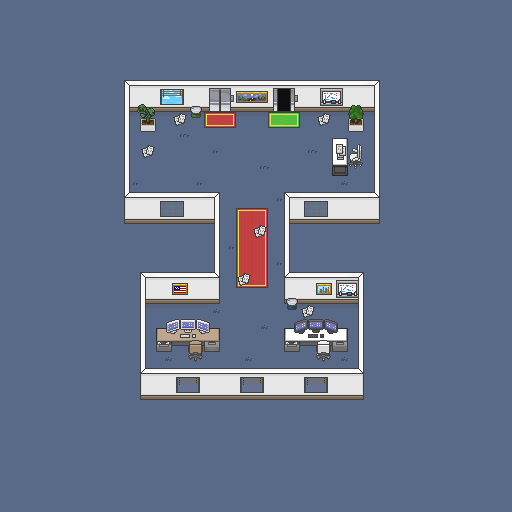

Rendered tile map (Tiled .tmx) drawn with the repository's tilesets; below, a short description and the map source with its tile grids summarised:
An orthogonal 32x32 tile map with 16x16 px tiles, 9 tile layers (Pavimento, Tappeto, scrivanie, pc, ...), 2 tilesets and 2 objects.

<map version="1.10" tiledversion="1.11.0" orientation="orthogonal" renderorder="right-down" width="32" height="32" tilewidth="16" tileheight="16" infinite="0" nextlayerid="13" nextobjectid="3">
 <tileset firstgid="1" source="tileset.tsx" />
 <tileset firstgid="801" source="pc-scrivanie.tsx" />
 <layer id="1" name="Pavimento" width="32" height="32">
  <data>[1024 cells, 1024 non-empty, 6 distinct tile ids]</data>
 </layer>
 <layer id="3" name="Tappeto" width="32" height="32" offsetx="-20" offsety="-48">
  <data>[1024 cells, 14 non-empty, 10 distinct tile ids]</data>
 </layer>
 <layer id="7" name="scrivanie" width="32" height="32" offsetx="-20" offsety="-48">
  <data>[1024 cells, 19 non-empty, 19 distinct tile ids]</data>
 </layer>
 <layer id="8" name="pc" width="32" height="32" offsetx="-20" offsety="-48">
  <data>[1024 cells, 16 non-empty, 16 distinct tile ids]</data>
 </layer>
 <layer id="9" name="tastiera" width="32" height="32" offsetx="-20" offsety="-48">
  <data>[1024 cells, 8 non-empty, 8 distinct tile ids]</data>
 </layer>
 <layer id="10" name="sedie" width="32" height="32" offsetx="-20" offsety="-48">
  <data>[1024 cells, 6 non-empty, 6 distinct tile ids]</data>
 </layer>
 <layer id="2" name="Mura" width="32" height="32" offsetx="-20" offsety="-48">
  <data>[1024 cells, 128 non-empty, 32 distinct tile ids]</data>
 </layer>
 <layer id="4" name="Oggetti" width="32" height="32" offsetx="-20" offsety="-48">
  <data>[1024 cells, 34 non-empty, 27 distinct tile ids]</data>
 </layer>
 <layer id="5" name="carte" width="32" height="32" offsetx="-20" offsety="-48">
  <data>[1024 cells, 2 non-empty, 1 distinct tile ids]</data>
 </layer>
 <objectgroup id="11" name="wall">
  <object id="1" x="142.5" y="273.5" width="76.5" height="31.5" />
 </objectgroup>
 <objectgroup id="12" name="elevator">
  <object id="2" x="207.5" y="83.5" width="24" height="38.5">
   <properties>
    <property name="targetX" value="400" />
    <property name="targetY" value="105" />
    <property name="targets" value="ingresso.tmx" />
   </properties>
  </object>
 </objectgroup>
</map>
